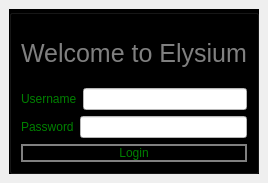
<?xml version="1.0" encoding="UTF-8"?>
<ui version="4.0">
 <class>MainWindow</class>
 <widget class="QMainWindow" name="MainWindow">
  <property name="geometry">
   <rect>
    <x>0</x>
    <y>0</y>
    <width>252</width>
    <height>183</height>
   </rect>
  </property>
  <property name="windowTitle">
   <string>MainWindow</string>
  </property>
  <widget class="QWidget" name="centralwidget">
   <layout class="QHBoxLayout" name="horizontalLayout_3">
    <item>
     <widget class="QGroupBox" name="groupBox">
      <property name="styleSheet">
       <string notr="true">background: black;
color: green;</string>
      </property>
      <property name="title">
       <string/>
      </property>
      <layout class="QGridLayout" name="gridLayout">
       <item row="1" column="0">
        <layout class="QVBoxLayout" name="verticalLayout">
         <item>
          <layout class="QHBoxLayout" name="horizontalLayout">
           <item>
            <widget class="QLabel" name="label">
             <property name="text">
              <string>Username</string>
             </property>
            </widget>
           </item>
           <item>
            <widget class="QLineEdit" name="lineEdit_username">
             <property name="styleSheet">
              <string notr="true">background-color:white;
color: black;</string>
             </property>
            </widget>
           </item>
          </layout>
         </item>
         <item>
          <layout class="QHBoxLayout" name="horizontalLayout_2">
           <item>
            <widget class="QLabel" name="label_2">
             <property name="text">
              <string>Password</string>
             </property>
            </widget>
           </item>
           <item>
            <widget class="QLineEdit" name="lineEdit_password">
             <property name="styleSheet">
              <string notr="true">background-color:white;
color: black;</string>
             </property>
            </widget>
           </item>
          </layout>
         </item>
         <item>
          <widget class="QPushButton" name="Login">
           <property name="styleSheet">
            <string notr="true">border: 2px solid grey;</string>
           </property>
           <property name="text">
            <string>Login</string>
           </property>
          </widget>
         </item>
        </layout>
       </item>
       <item row="0" column="0" alignment="Qt::AlignHCenter">
        <widget class="QLabel" name="label_3">
         <property name="styleSheet">
          <string notr="true">text-align: center;
font-size: 25px;
color:grey;</string>
         </property>
         <property name="text">
          <string>Welcome to Elysium</string>
         </property>
        </widget>
       </item>
      </layout>
     </widget>
    </item>
   </layout>
  </widget>
 </widget>
 <resources/>
 <connections/>
</ui>
